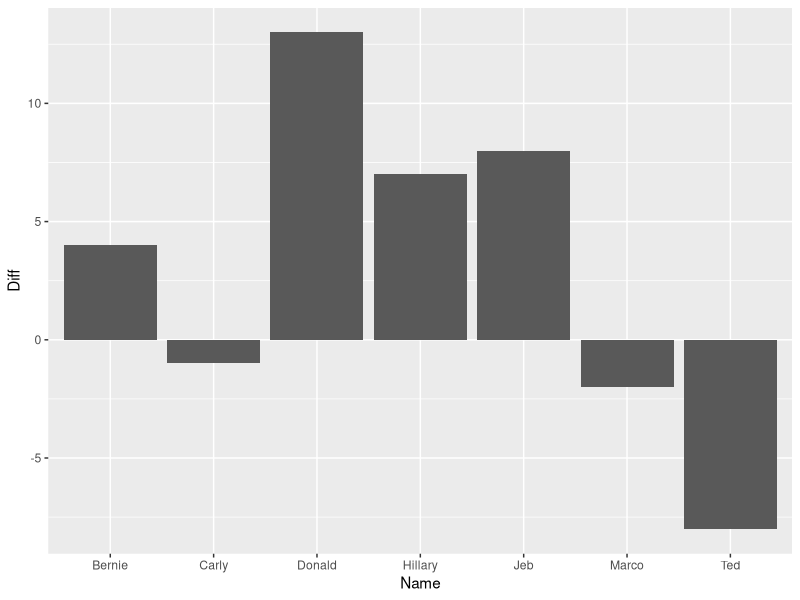

Write R code to recreate this figure.
Name <- c("Jeb", "Donald", "Ted", "Marco", "Carly", "Hillary", "Bernie")
ABC_poll   <- c( 4, 62, 51, 21, 2, 14, 15)
CBS_poll   <- c( 12, 75, 43, 19, 1, 21, 19)

df_polls <- data.frame(Name, ABC_poll, CBS_poll)

str(df_polls)
head(df_polls)

mean(df_polls$ABC_poll)
median(df_polls$CBS_poll)
range(df_polls[, c("ABC_poll", "CBS_poll")])

df_polls$Diff <- df_polls$CBS_poll - df_polls$ABC_poll
head(df_polls)

library(ggplot2)
 
ggplot(df_polls, aes(x = Name, y = Diff)) + geom_bar(stat = "identity")
